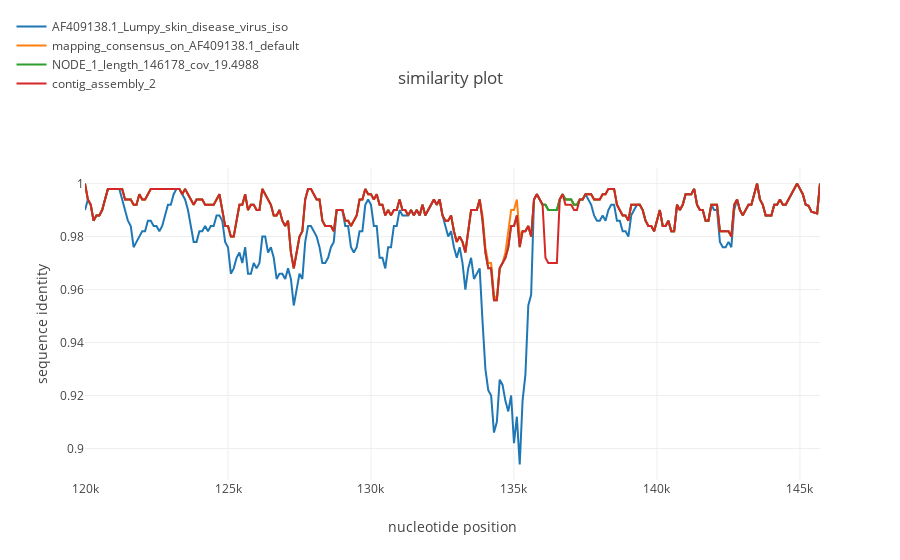

The notebook cell this image was saved under:
### Code cell
simgen("../for_recan_lsdv.fasta", window=500, shift=100, pot_rec=2, region=(120000, 150000))

### Figure 1 — Plotly figure (JSON) as saved in the notebook; plotly's stock layout.template omitted (floating-point values rounded to 4 significant figures; data arrays with more than 128 entries replaced by an {"elided": "..."} marker saying what was removed)
{"data": [{"name": "AF409138.1_Lumpy_skin_disease_virus_iso", "type": "scatter", "uid": "3be14b68-971b-11e8-a9b6-d46a6a82ea71", "x": {"elided": "301 int values"}, "y": {"elided": "258 float values"}}, {"name": "mapping_consensus_on_AF409138.1_default", "type": "scatter", "uid": "3be14b69-971b-11e8-bc2c-d46a6a82ea71", "x": {"elided": "301 int values"}, "y": {"elided": "258 float values"}}, {"name": "NODE_1_length_146178_cov_19.4988", "type": "scatter", "uid": "3be14b6a-971b-11e8-b005-d46a6a82ea71", "x": {"elided": "301 int values"}, "y": {"elided": "258 float values"}}, {"name": "contig_assembly_2", "type": "scatter", "uid": "3be14b6b-971b-11e8-9658-d46a6a82ea71", "x": {"elided": "301 int values"}, "y": {"elided": "258 float values"}}], "layout": {"legend": {"x": -0.1, "y": 1.5}, "title": "similarity plot", "xaxis": {"title": "nucleotide position"}, "yaxis": {"title": "sequence identity"}}}
